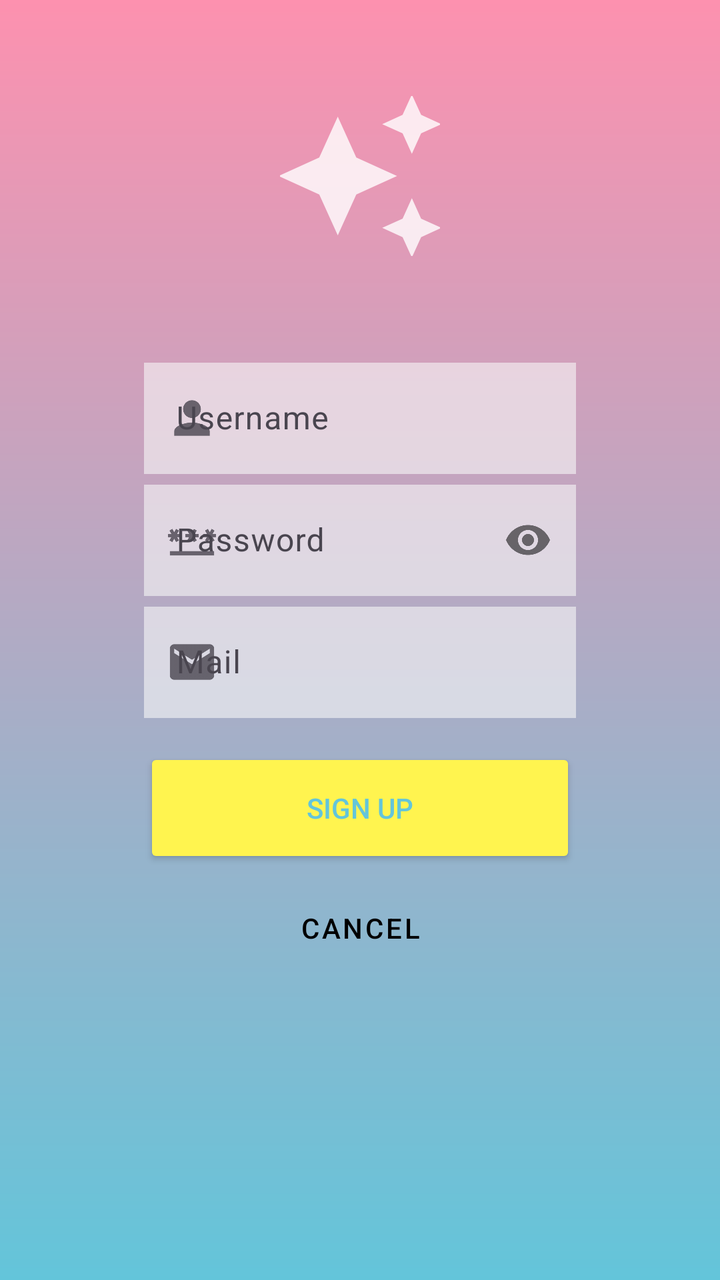
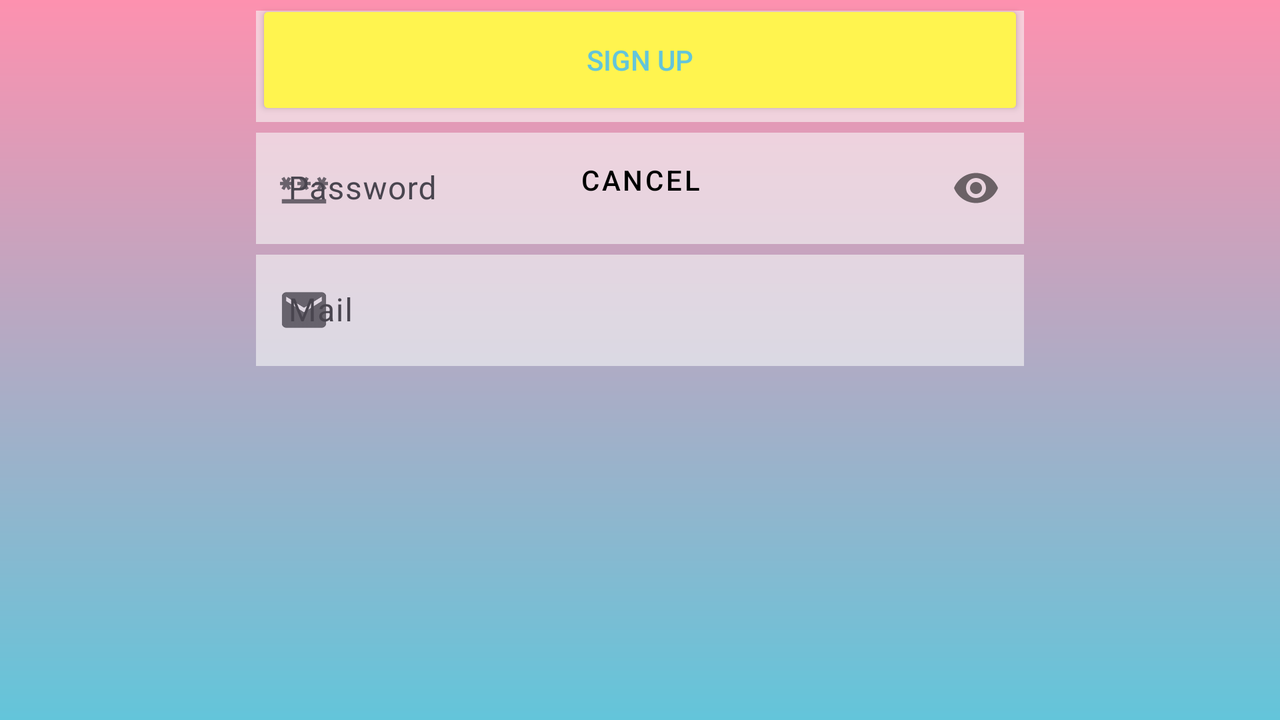

An Android layout and its configuration variant, each rendered on a device that would load it. The default file and the variant file are quoted in full after the pictures.
<!-- AndroidManifest.xml: application theme Theme.NiceStart -->
<!-- res/layout/activity_singup.xml -->
<androidx.constraintlayout.widget.ConstraintLayout xmlns:android="http://schemas.android.com/apk/res/android"
        xmlns:app="http://schemas.android.com/apk/res-auto"
        xmlns:tools="http://schemas.android.com/tools"
        android:id="@+id/signup"
        android:layout_width="match_parent"
        android:layout_height="match_parent"
        android:background="@drawable/gradient"
        tools:context="com.min.nicestart.Signup">

        <ImageView
            android:id="@+id/boy"
            android:layout_width="match_parent"
            android:layout_height="match_parent"
            android:scaleType="centerCrop"
            app:layout_constraintStart_toStartOf="parent"
            app:layout_constraintTop_toTopOf="parent"
            android:src="@drawable/hipman"
            />

        <View
            android:layout_width="match_parent"
            android:layout_height="match_parent"
            android:alpha="0.0"
            android:background="@color/amarillo"
            tools:layout_editor_absoluteX="87dp"
            tools:layout_editor_absoluteY="0dp">

        </View>

        <ImageView
            android:id="@+id/logo"
            android:layout_width="80dp"
            android:layout_height="80dp"
            android:layout_marginTop="48dp"
            android:src="@drawable/estrellas"
            app:layout_constraintEnd_toEndOf="parent"
            app:layout_constraintStart_toStartOf="parent"
            app:layout_constraintTop_toTopOf="parent"

            >

        </ImageView>
        <com.google.android.material.textfield.TextInputLayout
            android:id="@+id/user"
            android:layout_width="0dp"
            android:layout_height="wrap_content"
            android:layout_marginTop="48dp"
            app:layout_constraintEnd_toEndOf="@id/guideLine3"
            app:layout_constraintStart_toStartOf="@id/guideLine2"
            app:layout_constraintTop_toBottomOf="@id/logo"
            app:startIconDrawable="@drawable/persona"
            >
            <EditText
                android:layout_width="match_parent"
                android:layout_height="wrap_content"
                android:alpha="0.6"
                android:background="@color/blanco"
                android:hint="@string/username">

            </EditText>
        </com.google.android.material.textfield.TextInputLayout>

        <com.google.android.material.textfield.TextInputLayout
            android:id="@+id/contra"
            android:layout_width="0dp"
            android:layout_height="wrap_content"
            android:layout_marginTop="0dp"
            android:orientation="horizontal"
            app:layout_constraintEnd_toEndOf="@id/guideLine3"
            app:layout_constraintStart_toStartOf="@id/guideLine2"
            app:layout_constraintTop_toBottomOf="@+id/user"
            app:passwordToggleEnabled="true"


            app:startIconDrawable="@drawable/contrase">

            <EditText
                android:id="@+id/password"
                android:layout_width="match_parent"
                android:layout_height="wrap_content"
                android:alpha="0.6"
                android:background="@color/blanco"
                android:hint="@string/password"
                android:inputType="textPassword"
                android:maxLines="1"


                >

            </EditText>

        </com.google.android.material.textfield.TextInputLayout>






























        <com.google.android.material.textfield.TextInputLayout
            android:id="@+id/mail"
            android:layout_width="0dp"
            android:layout_height="wrap_content"
            android:layout_marginTop="0dp"
            app:layout_constraintEnd_toEndOf="@id/guideLine3"
            app:layout_constraintStart_toStartOf="@id/guideLine2"
            app:layout_constraintTop_toBottomOf="@+id/contra"

            app:startIconDrawable="@drawable/mail">

            <EditText
                android:id="@+id/gmail"
                android:layout_width="match_parent"
                android:layout_height="wrap_content"
                android:alpha="0.6"
                android:background="@color/blanco"
                android:hint="Mail"
                android:maxLines="1"


                >

            </EditText>

        </com.google.android.material.textfield.TextInputLayout>

        <Button
            android:id="@+id/login"
            android:onClick="AbrirMain"

            android:text="SIGN UP"
            app:layout_constraintEnd_toEndOf="@id/guideLine3"
            app:layout_constraintStart_toStartOf="@id/guideLine2"
            app:layout_constraintTop_toBottomOf="@id/mail"
            android:layout_marginTop="15dp"
            style="@style/buttonflat" />
        <Button
            android:id="@+id/cancel"
            android:onClick="volverLogin"
            android:text="CANCEL"
            app:layout_constraintEnd_toEndOf="@id/guideLine3"
            app:layout_constraintStart_toStartOf="@id/guideLine2"
            app:layout_constraintTop_toBottomOf="@id/login"
            style="@style/buttonoutlined" />

        <androidx.constraintlayout.widget.Guideline
            android:id="@+id/guideLine2"
            android:layout_width="wrap_content"
            android:layout_height="wrap_content"
            android:orientation="vertical"
            app:layout_constraintGuide_percent="0.20"
            />
        <androidx.constraintlayout.widget.Guideline
            android:id="@+id/guideLine3"
            android:layout_width="wrap_content"
            android:layout_height="wrap_content"
            android:orientation="vertical"
            app:layout_constraintGuide_percent="0.80"
            />



    </androidx.constraintlayout.widget.ConstraintLayout>
<!-- resources referenced by this layout -->
<resources>
  <color name="amarillo">#FFF44F</color>
  <color name="blanco">#F8F8F8</color>
  <!-- drawable contrase (drawable-anydpi) -->
  <vector xmlns:android="http://schemas.android.com/apk/res/android"
      android:width="24dp"
      android:height="24dp"
      android:viewportWidth="24"
      android:viewportHeight="24"
      android:tint="#FFFFFF"
      android:alpha="0.8">
    <group android:scaleX="1.1111112"
        android:scaleY="1.1111112"
        android:translateX="-1.3333334"
        android:translateY="-1.3333334">
      <path
          android:fillColor="@android:color/white"
          android:pathData="M2,17h20v2H2V17zM3.15,12.95L4,11.47l0.85,1.48l1.3,-0.75L5.3,10.72H7v-1.5H5.3l0.85,-1.47L4.85,7L4,8.47L3.15,7l-1.3,0.75L2.7,9.22H1v1.5h1.7L1.85,12.2L3.15,12.95zM9.85,12.2l1.3,0.75L12,11.47l0.85,1.48l1.3,-0.75l-0.85,-1.48H15v-1.5h-1.7l0.85,-1.47L12.85,7L12,8.47L11.15,7l-1.3,0.75l0.85,1.47H9v1.5h1.7L9.85,12.2zM23,9.22h-1.7l0.85,-1.47L20.85,7L20,8.47L19.15,7l-1.3,0.75l0.85,1.47H17v1.5h1.7l-0.85,1.48l1.3,0.75L20,11.47l0.85,1.48l1.3,-0.75l-0.85,-1.48H23V9.22z"/>
    </group>
  </vector>
  <!-- drawable estrellas (drawable-anydpi) -->
  <vector xmlns:android="http://schemas.android.com/apk/res/android"
      android:width="24dp"
      android:height="24dp"
      android:viewportWidth="24"
      android:viewportHeight="24"
      android:tint="#FFFFFF"
      android:alpha="0.8">
    <group android:scaleX="1.1111112"
        android:scaleY="1.1111112"
        android:translateX="-1.3333334"
        android:translateY="-1.3333334">
      <path
          android:fillColor="@android:color/white"
          android:pathData="M19,9l1.25,-2.75L23,5l-2.75,-1.25L19,1l-1.25,2.75L15,5l2.75,1.25L19,9zM11.5,9.5L9,4 6.5,9.5 1,12l5.5,2.5L9,20l2.5,-5.5L17,12l-5.5,-2.5zM19,15l-1.25,2.75L15,19l2.75,1.25L19,23l1.25,-2.75L23,19l-2.75,-1.25L19,15z"/>
    </group>
  </vector>
  <!-- drawable gradient (drawable) -->
  <?xml version="1.0" encoding="utf-8"?>
  <shape xmlns:android="http://schemas.android.com/apk/res/android">
      <gradient
          android:startColor="@color/pink"
          android:endColor="@color/azul"
          android:angle="270"
              >
      </gradient>
  </shape>
  <!-- drawable mail: png bitmap (drawable-hdpi, 453 bytes) -->
  <!-- drawable persona: png bitmap (drawable-hdpi, 376 bytes) -->
  <string name="password">Password</string>
  <string name="username">Username</string>
  <style name="buttonflat">
          <item name="android:layout_width">0dp</item>
          <item name="android:layout_height">60dp</item>
          <item name="android:backgroundTint">@color/amarillo</item>
          <item name="android:textColor">@color/azul</item>
          <item name="cornerRadius">8dp</item>
      </style>
  <style name="buttonoutlined" parent="Widget.MaterialComponents.Button.OutlinedButton">
          <item name="android:layout_width">0dp</item>
          <item name="android:layout_height">60dp</item>
          <item name="android:backgroundTint">@color/blanco</item>
          <item name="android:textColor">@color/black</item>
          <item name="cornerRadius">8dp</item>
          <item name="strokeColor">@android:color/white</item>
          <item name="strokeWidth">1dp</item>
  
      </style>
  <style name="Theme.NiceStart" parent="Base.Theme.NiceStart" />
  <color name="pink">#FD91AF</color>
  <color name="azul">#63C5DA</color>
  <color name="black">#FF000000</color>
  <style name="Base.Theme.NiceStart" parent="Theme.Material3.DayNight.NoActionBar">
          
          
      </style>
</resources>
<!-- res/layout-land/activity_singup.xml (the author's variant of the layout above) -->
<!-- drawn on the phone turned sideways -->
<androidx.constraintlayout.widget.ConstraintLayout xmlns:android="http://schemas.android.com/apk/res/android"
        xmlns:app="http://schemas.android.com/apk/res-auto"
        xmlns:tools="http://schemas.android.com/tools"
        android:id="@+id/signupland"
        android:layout_width="match_parent"
        android:layout_height="match_parent"
        android:background="@drawable/gradient"
        tools:context="com.min.nicestart.Signup">

        <ImageView
            android:id="@+id/boy"
            android:layout_width="wrap_content"
            android:layout_height="0dp"
            android:scaleType="centerCrop"
            app:layout_constraintStart_toStartOf="parent"
            app:layout_constraintTop_toTopOf="parent"
            android:src="@drawable/hipman"
            />

        <View
            android:layout_width="match_parent"
            android:layout_height="match_parent"
            android:alpha="0.0"
            android:background="@color/amarillo"
            tools:layout_editor_absoluteX="87dp"
            tools:layout_editor_absoluteY="0dp">

        </View>














        <com.google.android.material.textfield.TextInputLayout
            android:id="@+id/user"
            android:layout_width="0dp"
            android:layout_height="wrap_content"
            android:layout_marginTop="0dp"
            app:layout_constraintEnd_toEndOf="@id/guideLine3"
            app:layout_constraintStart_toStartOf="@id/guideLine2"
            app:layout_constraintTop_toTopOf="@id/login"
            app:startIconDrawable="@drawable/persona"
            >
            <EditText
                android:layout_width="match_parent"
                android:layout_height="wrap_content"
                android:alpha="0.6"
                android:background="@color/blanco"
                android:hint="@string/username">

            </EditText>
        </com.google.android.material.textfield.TextInputLayout>

        <com.google.android.material.textfield.TextInputLayout
            android:id="@+id/contra"
            android:layout_width="0dp"
            android:layout_height="wrap_content"
            android:layout_marginTop="0dp"
            android:orientation="horizontal"
            app:layout_constraintEnd_toEndOf="@id/guideLine3"
            app:layout_constraintStart_toStartOf="@id/guideLine2"
            app:layout_constraintTop_toBottomOf="@+id/user"
            app:passwordToggleEnabled="true"


            app:startIconDrawable="@drawable/contrase">

            <EditText
                android:id="@+id/password"
                android:layout_width="match_parent"
                android:layout_height="wrap_content"
                android:alpha="0.6"
                android:background="@color/blanco"
                android:hint="@string/password"
                android:inputType="textPassword"
                android:maxLines="1"


                >

            </EditText>

        </com.google.android.material.textfield.TextInputLayout>






























        <com.google.android.material.textfield.TextInputLayout
            android:id="@+id/mail"
            android:layout_width="0dp"
            android:layout_height="wrap_content"
            android:layout_marginTop="0dp"
            app:layout_constraintEnd_toEndOf="@id/guideLine3"
            app:layout_constraintStart_toStartOf="@id/guideLine2"
            app:layout_constraintTop_toBottomOf="@+id/contra"

            app:startIconDrawable="@drawable/mail">

            <EditText
                android:id="@+id/gmail"
                android:layout_width="match_parent"
                android:layout_height="wrap_content"
                android:alpha="0.6"
                android:background="@color/blanco"
                android:hint="Mail"
                android:maxLines="1"


                >

            </EditText>

        </com.google.android.material.textfield.TextInputLayout>

        <Button
            android:id="@+id/login"
            android:onClick="AbrirMain"
            android:text="SIGN UP"
            app:layout_constraintEnd_toEndOf="@id/guideLine3"
            app:layout_constraintStart_toStartOf="@id/guideLine2"
            app:layout_constraintTop_toBottomOf="@id/mail"
            android:layout_marginTop="10dp"
            style="@style/buttonflat" />
        <Button
            android:id="@+id/cancel"
            android:onClick="volverLogin"
            android:text="CANCEL"
            app:layout_constraintEnd_toEndOf="@id/guideLine3"
            app:layout_constraintStart_toStartOf="@id/guideLine2"
            app:layout_constraintTop_toBottomOf="@id/login"
            style="@style/buttonoutlined" />

        <androidx.constraintlayout.widget.Guideline
            android:id="@+id/guideLine2"
            android:layout_width="wrap_content"
            android:layout_height="wrap_content"
            android:orientation="vertical"
            app:layout_constraintGuide_percent="0.20"
            />
        <androidx.constraintlayout.widget.Guideline
            android:id="@+id/guideLine3"
            android:layout_width="wrap_content"
            android:layout_height="wrap_content"
            android:orientation="vertical"
            app:layout_constraintGuide_percent="0.80"
            />



    </androidx.constraintlayout.widget.ConstraintLayout>
<!-- resources referenced by the variant -->
<!-- as the phone turned sideways resolves them -->
<resources>
  <color name="amarillo">#FFF44F</color>
  <color name="blanco">#F8F8F8</color>
  <!-- drawable contrase (drawable-anydpi) -->
  <vector xmlns:android="http://schemas.android.com/apk/res/android"
      android:width="24dp"
      android:height="24dp"
      android:viewportWidth="24"
      android:viewportHeight="24"
      android:tint="#FFFFFF"
      android:alpha="0.8">
    <group android:scaleX="1.1111112"
        android:scaleY="1.1111112"
        android:translateX="-1.3333334"
        android:translateY="-1.3333334">
      <path
          android:fillColor="@android:color/white"
          android:pathData="M2,17h20v2H2V17zM3.15,12.95L4,11.47l0.85,1.48l1.3,-0.75L5.3,10.72H7v-1.5H5.3l0.85,-1.47L4.85,7L4,8.47L3.15,7l-1.3,0.75L2.7,9.22H1v1.5h1.7L1.85,12.2L3.15,12.95zM9.85,12.2l1.3,0.75L12,11.47l0.85,1.48l1.3,-0.75l-0.85,-1.48H15v-1.5h-1.7l0.85,-1.47L12.85,7L12,8.47L11.15,7l-1.3,0.75l0.85,1.47H9v1.5h1.7L9.85,12.2zM23,9.22h-1.7l0.85,-1.47L20.85,7L20,8.47L19.15,7l-1.3,0.75l0.85,1.47H17v1.5h1.7l-0.85,1.48l1.3,0.75L20,11.47l0.85,1.48l1.3,-0.75l-0.85,-1.48H23V9.22z"/>
    </group>
  </vector>
  <!-- drawable gradient (drawable) -->
  <?xml version="1.0" encoding="utf-8"?>
  <shape xmlns:android="http://schemas.android.com/apk/res/android">
      <gradient
          android:startColor="@color/pink"
          android:endColor="@color/azul"
          android:angle="270"
              >
      </gradient>
  </shape>
  <!-- drawable mail: png bitmap (drawable-hdpi, 453 bytes) -->
  <!-- drawable persona: png bitmap (drawable-hdpi, 376 bytes) -->
  <string name="password">Password</string>
  <string name="username">Username</string>
  <style name="buttonflat">
          <item name="android:layout_width">0dp</item>
          <item name="android:layout_height">60dp</item>
          <item name="android:backgroundTint">@color/amarillo</item>
          <item name="android:textColor">@color/azul</item>
          <item name="cornerRadius">8dp</item>
      </style>
  <style name="buttonoutlined" parent="Widget.MaterialComponents.Button.OutlinedButton">
          <item name="android:layout_width">0dp</item>
          <item name="android:layout_height">60dp</item>
          <item name="android:backgroundTint">@color/blanco</item>
          <item name="android:textColor">@color/black</item>
          <item name="cornerRadius">8dp</item>
          <item name="strokeColor">@android:color/white</item>
          <item name="strokeWidth">1dp</item>
  
      </style>
  <style name="Theme.NiceStart" parent="Base.Theme.NiceStart" />
  <color name="pink">#FD91AF</color>
  <color name="azul">#63C5DA</color>
  <color name="black">#FF000000</color>
  <style name="Base.Theme.NiceStart" parent="Theme.Material3.DayNight.NoActionBar">
          
          
      </style>
</resources>
